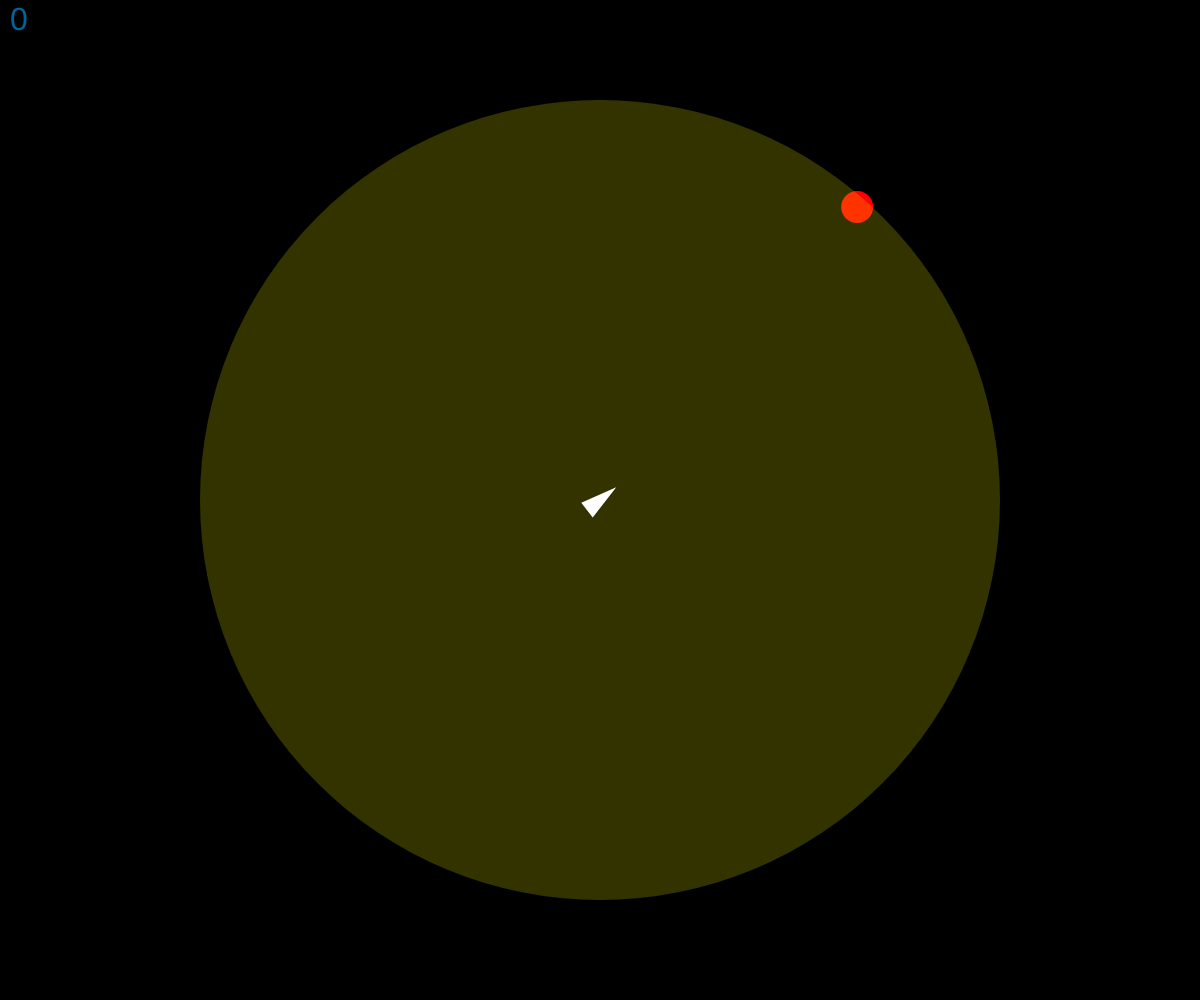
Frame 1 (no input)
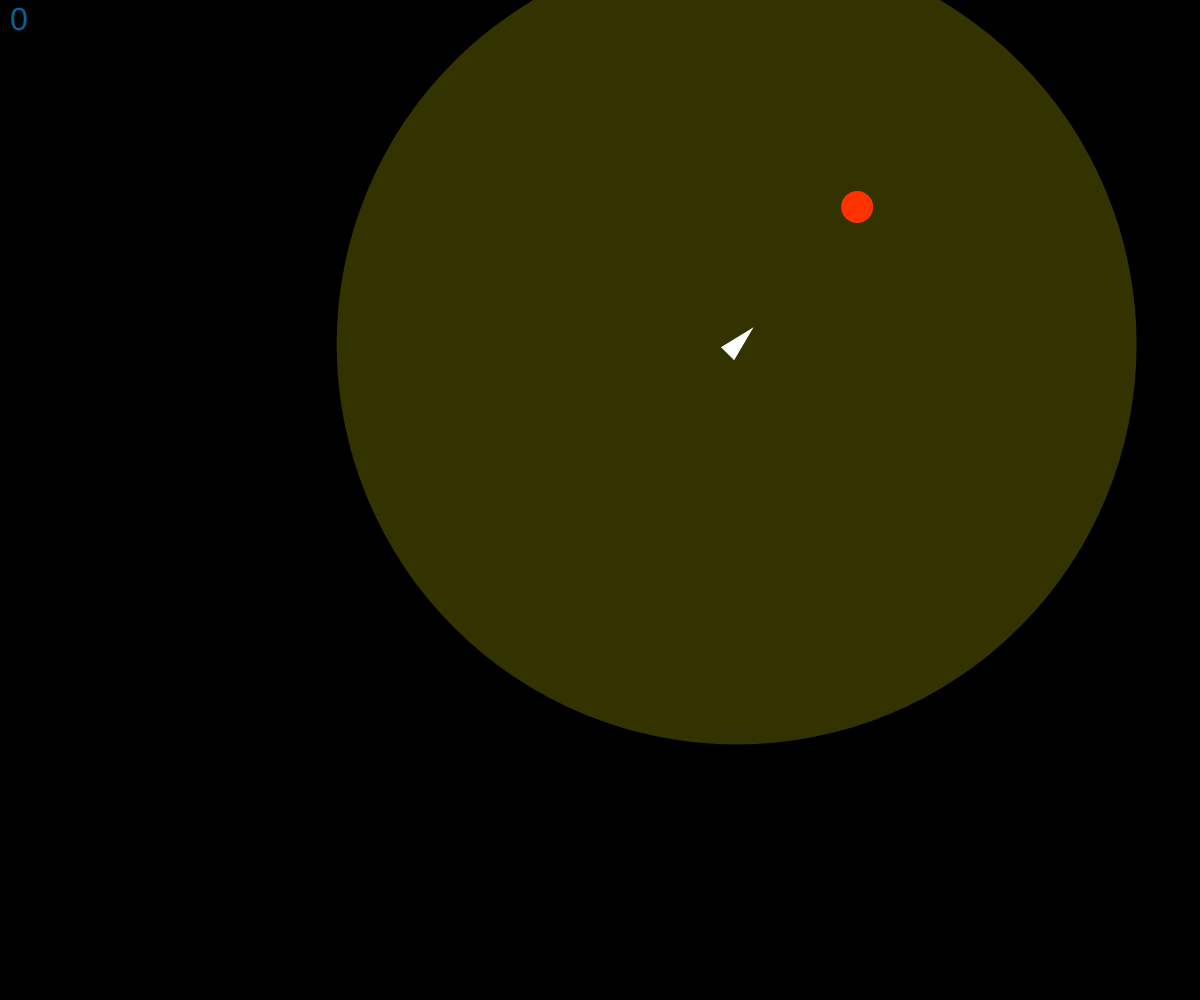
Frame 60 (no input)
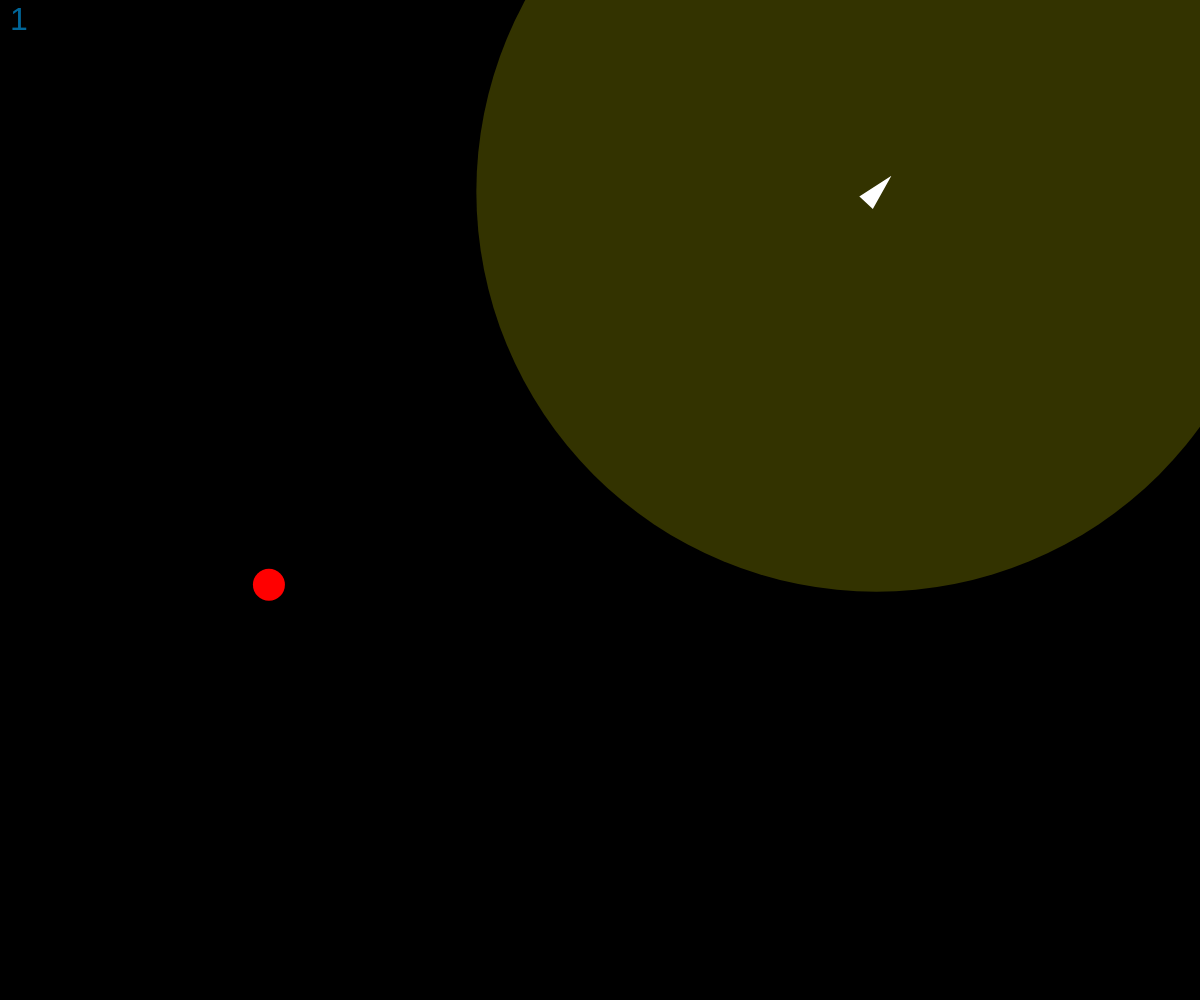
Frame 120 (the mouse pressed at the canvas centre since frame 60)

The p5.js sketch that drew these frames (run headless with seeded random() and noise() and a simulated clock; from frame 60 on, the mouse is pressed at the canvas centre):

// p5.js sketch
// ── sketch.js
// https://editor.p5js.org/nathaliafab/full/lT7A1PUDn

let vehicle;
let target;
let foodCounter = 0;

function setup() {
  createCanvas(windowWidth, windowHeight);

  vehicle = new Vehicle(windowWidth / 2, windowHeight / 2);

  targetPosX = random(width);
  targetPosY = random(height);
}

function draw() {
  background(0);
  
  fill(255, 0, 0);
  noStroke();
  target = createVector(targetPosX, targetPosY);
  circle(target.x, target.y, 32);
  
  collision = dist(vehicle.pos.x, vehicle.pos.y, target.x, target.y) < 30;
  
  if (collision) {
    targetPosX = random(width);
    targetPosY = random(height);

    foodCounter++;
  }
  
  textSize(32);
  fill(0, 102, 153);
  text(foodCounter, 10, 30);

  // Adicionei essa função:
  vehicle.search();
  
  let vision = 400; // botei enorme pq senão demora muito
  
  sameArea = dist(vehicle.pos.x, vehicle.pos.y, target.x, target.y) < vision + 16;
  // +16 porque quero que ele perceba o target assim que ele cruza o campo de visão (o raio do target é 16)
  
  c = color('rgba(252, 252, 3, 0.2)');
  fill(c);
  circle (vehicle.pos.x, vehicle.pos.y, vision*2); // raio = vision

  if(sameArea) {
    vehicle.seek(target);
  }
  
  vehicle.update();
  vehicle.show();
}

// ── vehicle.js
// Seeking a Target (Seek)
// The Nature of Code
// The Coding Train / Daniel Shiffman
// https://youtu.be/p1Ws1ZhG36g
// https://thecodingtrain.com/learning/nature-of-code/5.2-seek.html

// Seek: https://editor.p5js.org/codingtrain/sketches/AxuChwlgb
// Seek with Sliders: https://editor.p5js.org/codingtrain/sketches/DROTtSI7J
// Arrive: https://editor.p5js.org/codingtrain/sketches/dQx9oOfTN
// Pursue: https://editor.p5js.org/codingtrain/sketches/XbsgoU_of

class Vehicle {
  constructor(x, y) {
    this.pos = createVector(x, y);
    this.vel = createVector(0, 0);
    this.acc = createVector(0, 0);
    this.maxSpeed = 4;
    this.maxForce = 0.25;
    this.r = 16;
  }

  seek(target) {
    let force = p5.Vector.sub(target, this.pos);
    force.setMag(this.maxSpeed);
    force.sub(this.vel);
    force.limit(this.maxForce);
    this.applyForce(force);
  }
  
  search() {
    let randVector = createVector(random(width), random(height));
    let force = p5.Vector.sub(randVector, this.pos);
    force.sub(this.vel);
    force.limit(this.maxForce);
    this.applyForce(force);
  }

  applyForce(force) {
    this.acc.add(force);
  }

  update() {
    this.vel.add(this.acc);
    this.vel.limit(this.maxSpeed);
    this.pos.add(this.vel);
    this.acc.set(0, 0);
    this.edges();
  }

  show() {
    stroke(255);
    strokeWeight(2);
    fill(255);
    push();
    translate(this.pos.x, this.pos.y);
    rotate(this.vel.heading());
    triangle(-this.r, -this.r / 2, -this.r, this.r / 2, this.r, 0);
    pop();
  }

  edges() {
    if (this.pos.x > width + this.r) {
      this.pos.x = -this.r;
    } else if (this.pos.x < -this.r) {
      this.pos.x = width + this.r;
    }
    if (this.pos.y > height + this.r) {
      this.pos.y = -this.r;
    } else if (this.pos.y < -this.r) {
      this.pos.y = height + this.r;
    }
  }
}
